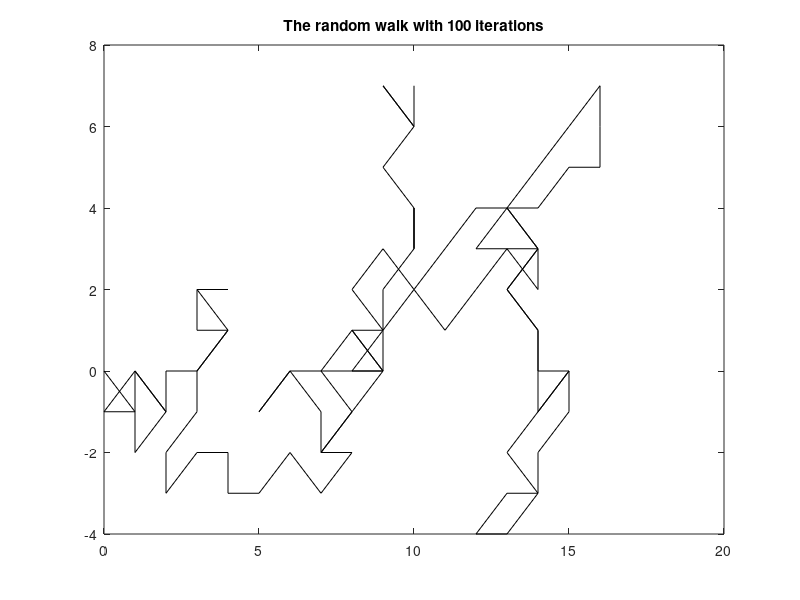

Here is the MATLAB script that generated this plot:
% 2D Random Walker MATLAB code
% Lianne Meah (lianne.meah@gmail.com)

%% CLEANUP
clc
clear all
clf

%% PARAMETER SETUP
% define number of steps
num_iterations = 100;
% set 2 or 3 directions (2 = (x,y), 3 = (x,y,z))
directions = 3;
% create x and y positions, set all to 0
x = zeros(1,num_iterations+1);
y = zeros(1,num_iterations+1);
% arrays for memory of where we've been (for plotting)
xposition = zeros(1, num_iterations+1);
yposition = zeros(1, num_iterations+1);

% Random numbers: 1xnum_iterations between 1 and 4 or 8
if directions==2
	randNum = randi(4,1,num_iterations+1);
else
	randNum = randi(8,1,num_iterations+1);
end

%% RUN SIMULATION
for i=2:(num_iterations+1)
	% check number and move
	if randNum(i)==1
		% move east
		x(i) = x(i-1)+1;
		y(i) = y(i-1);
	elseif randNum(i)==2
		% move west
		x(i) = x(i-1)-1;
		y(i) = y(i-1);
	elseif randNum(i)==3
		% move north
		x(i) = x(i-1);
		y(i) = y(i-1)+1;
	elseif randNum(i)==4
		% move south
		x(i) = x(i-1);
		y(i) = y(i-1)-1;
	elseif randNum(i)==5
		% move north-east
		x(i) = x(i-1)+1;
		y(i) = y(i-1)+1;
	elseif randNum(i)==6
		% move north-west
		x(i) = x(i-1)-1;
		y(i) = y(i-1)+1;
	elseif randNum(i)==7
		% move south-east
		x(i) = x(i-1)+1;
		y(i) = y(i-1)-1;
	else
		% move south-west
		x(i) = x(i-1)-1;
		y(i) = y(i-1)-1;								
	end
	% record positions
	xposition(i) = x(i);
	yposition(i) = y(i);
	% plotting - update plot on each iteration. Comment next three lines to plot at the end only.
	plot(xposition, yposition, 'black')
	title(sprintf('The random walk with %.0f iterations', num_iterations))
	drawnow
end
%% PLOTTING - uncomment this to only plot at the end of the simulation
%plot(xposition, yposition, 'black')
%title(sprintf('The random walk with %.0f iterations', num_iterations))
